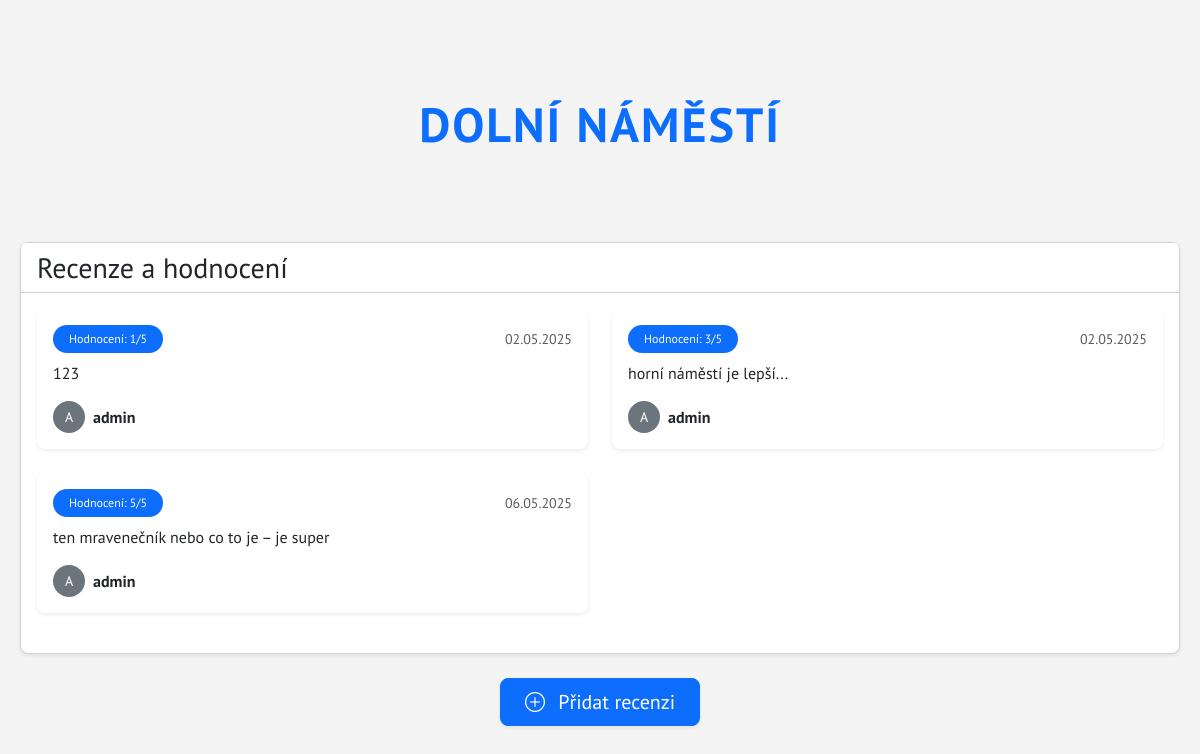
Page /place/1/ on the committed database.
### hodnoceni/models.py (models this page shows, shortened)
class Place(models.Model):
    id = models.AutoField(primary_key=True)  # Implicitní chování
    name = models.CharField(max_length=255)

class Review(models.Model):
    user = models.ForeignKey(settings.AUTH_USER_MODEL, on_delete=models.CASCADE)
    place = models.ForeignKey(Place, on_delete=models.CASCADE)
    popis = models.TextField()
    rating = models.PositiveSmallIntegerField()
    datum_vytvoreni = models.DateTimeField(auto_now_add=True)  # Přidáno
    datum_upraveni = models.DateTimeField(auto_now=True)      # Přidáno

### hodnoceni/views.py (the view)
# urls.py: path('place/<int:place_id>/', views.place_detail, name='place_detail'),
def place_detail(request, place_id):
    try:
        place = Place.objects.get(id=place_id)
    except Place.DoesNotExist:
        raise Http404("Place does not exist")
    reviews = Review.objects.filter(place=place)
    return render(request, 'hodnoceni/place_detail.html', {
        'place': place,
        'reviews': reviews
    })

### hodnoceni/templates/hodnoceni/place_detail.html (shortened to what this page needs)
{% extends "hodnoceni/layout.html" %}
{% block body %}
<div class="container py-5">
    <div class="rounded-3 p-5 mb-4 text-center">
        <h1 class="display-4 fw-bold text-primary">{{ place.name }}</h1>
    </div>
    <div class="card shadow-sm">
        <div class="card-header bg-white">
            <h2 class="h3 mb-0">Recenze a hodnocení</h2>
        </div>
        <div class="card-body">
            {% if reviews %}
                <div class="row">
                    {% for review in reviews %}
                        <div class="col-md-6 mb-4">
                            <div class="card h-100 border-0 shadow-sm">
                                <div class="card-body">
                                    <div class="d-flex justify-content-between align-items-center mb-2">
                                        <div class="badge bg-primary rounded-pill px-3 py-2">
                                            Hodnocení: {{ review.rating }}/5
                                        </div>
                                        <small class="text-muted">{{ review.datum_vytvoreni|date:"d.m.Y" }}</small>
                                    </div>
                                    <p class="card-text mb-3">{{ review.popis }}</p>
                                    <div class="d-flex align-items-center">
                                        <div class="avatar bg-secondary rounded-circle text-white d-flex align-items-center justify-content-center me-2" style="width: 32px; height: 32px;">
                                            {{ review.user.username|first|upper }}
                                        </div>
                                        <span class="fw-bold">{{ review.user.username }}</span>
                                    </div>
                                </div>
                            </div>
                        </div>
                    {% endfor %}
                </div>
            {% else %}
                <div class="alert alert-info" role="alert">
                    <i class="bi bi-info-circle me-2"></i> Zatím nejsou žádné recenze. Buďte první, kdo přidá hodnocení!
                </div>
            {% endif %}
        </div>
    </div>
    <div class="text-center mt-4">
        <a href="{% url 'add_review' place_id=place.id %}" class="btn btn-primary btn-lg px-4 shadow-sm">
            <i class="bi bi-plus-circle me-2"></i> Přidat recenzi
        </a>
    </div>
</div>
{% endblock %}

### hodnoceni/static/hodnoceni/styles.css (style rules this page uses)
body { font-family: Arial, sans-serif; background-color: #f4f4f4; margin: 0; padding: 0; }
.container { max-width: 1200px; margin: 0 auto; padding: 20px; }
.text-muted { color: #888; }

### hodnoceni/templates/hodnoceni/place_detail.html (style rules this page uses)
body { font-family: "PT Sans", sans-serif; }
.card { transition: transform 0.2s; border-radius: 0.5rem; }
.badge { font-weight: 500; }
.avatar { font-size: 14px; }
.rounded-3.p-5.mb-4 { text-align: center; }
.rounded-3.p-5.mb-4 h1 { font-size: 3rem; color: #007bff; letter-spacing: 2px; text-transform: uppercase; }

### rows in the picture
Place: name "DOLNÍ NÁMĚSTÍ"
Review: rating "1", datum_vytvoreni "02.05.2025", popis "123", user.username|first "A", user.username "admin"
Review: rating "3", datum_vytvoreni "02.05.2025", popis "horní náměstí je lepší...", user.username|first "A", user.username "admin"
Review: rating "5", datum_vytvoreni "06.05.2025", popis "ten mravenečník nebo co to je – je super", user.username|first "A", user.username "admin"
